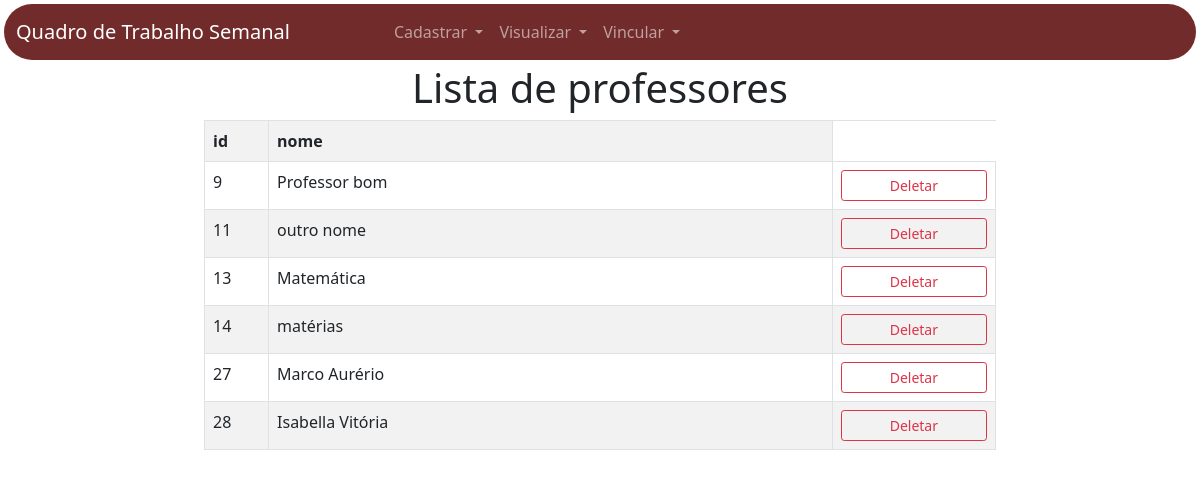
The page /listar_professores/ on the database as committed earlier.
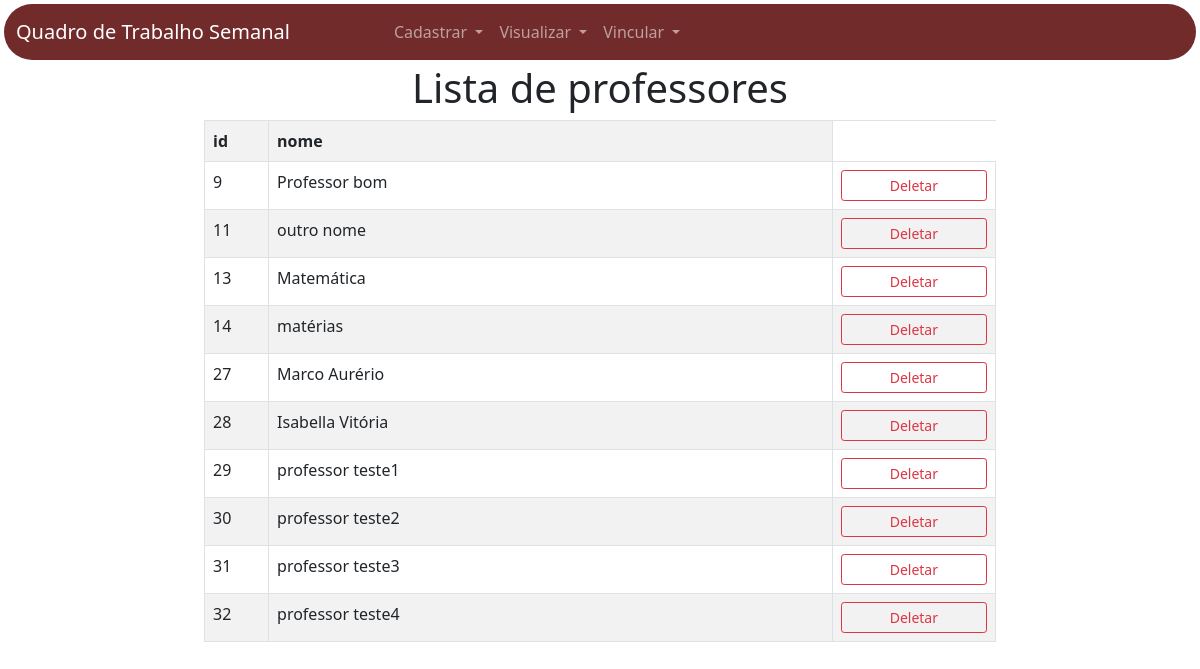
The same page on the database as committed later.
### app_qts/models.py (models this page shows)
class Professor(models.Model):
    id_professor = models.AutoField(primary_key=True)
    nome = models.TextField(max_length=255)

### app_qts/views.py (the view)
# urls.py: path('listar_professores/',views.listar_professores,name='listar_professores'),
def listar_professores(request):
    professores = {
        'professores': Professor.objects.all()
    }
    return render(request,'qts/listagem/professores.html',professores)

### app_qts/templates/qts/listagem/professores.html
{% extends 'qts/base.html' %}
{% block conteudo %}
<div class="row text-center">
    <h1>Lista de professores</h1>
</div>
<div class="row">
    <div class="col"></div>
    <div class="col-8 justify-content-center">
        <table class="table table-bordered table-striped">
            <tr>
                <th class="col-1">id</th>
                <th class="col-9">nome</th>
            </tr>
            {% for professor in professores %}
            <tr>
                <td>{{professor.id_professor}}</td>
                <td>{{professor.nome}}</td>
                <td>
                    {% if professor.id_professor %}
                    <a href=" {% url 'deletar_professores' professor.id_professor %} " class="btn btn-outline-danger btn-sm px-5">Deletar</a>
                    {% endif %}
                </td>
            </tr>
            {% endfor %}
        </table>
    </div>
    <div class="col"></div>
</div>
{% endblock %}

### app_qts/templates/qts/base.html (shortened to what this page needs)
<!doctype html>
<html lang="en">
<head>
  <link href="https://cdn.jsdelivr.net/npm/bootstrap@5.0.2/dist/css/bootstrap.min.css" rel="stylesheet"
>
</head>
<body>
  <div style="background-color: rgb(255, 255, 255);" class="p-1">
    <nav style="background-color: rgb(113, 43, 43) !important; color: white;"
      class="navbar navbar-expand-lg navbar-dark bg-dark rounded-pill">
      <div class="container-fluid">
        <a class="navbar-brand me-5 pe-5" href=" {% url 'home' %} ">Quadro de Trabalho Semanal</a>
        <div class="collapse navbar-collapse" id="navbarSupportedContent">
          <ul class="navbar-nav me-auto mb-2 mb-lg-0">
            <li class="nav-item dropdown">
              <a class="nav-link dropdown-toggle" href="#" id="navbarDropdown" role="button" data-bs-toggle="dropdown"
                aria-expanded="false">
                Cadastrar
              </a>
            </li>
            <li class="nav-item dropdown">
              <a class="nav-link dropdown-toggle" href="#" id="navbarDropdown" role="button" data-bs-toggle="dropdown"
                aria-expanded="false">
                Visualizar
              </a>
            </li>
            <li class="nav-item dropdown">
              <a class="nav-link dropdown-toggle" href="#" id="navbarDropdown" role="button" data-bs-toggle="dropdown"
                aria-expanded="false">
                Vincular
              </a>
            </li>
          </ul>
        </div>
      </div>
    </nav>
  </div>
  {% block conteudo %}
  {% endblock %}
</body>
</html>

Rows that differ between the two databases and show on the page:
added Professor: id_professor "29", nome "professor teste1", shows "Deletar"
added Professor: id_professor "30", nome "professor teste2", shows "Deletar"
added Professor: id_professor "31", nome "professor teste3", shows "Deletar"
added Professor: id_professor "32", nome "professor teste4", shows "Deletar"
